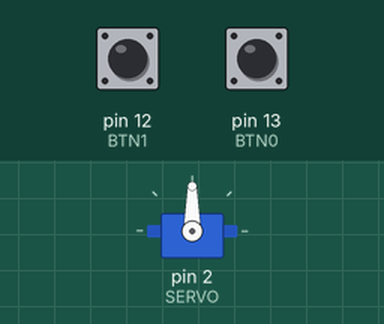
A sketch run on a simulated Arduino Uno, built with avr-gcc and run on an emulated ATmega328P. Shown: servo. The test bench sets the inputs (shaded band); at power-on: pin 12 (BTN1) HIGH, pin 13 (BTN0) HIGH. What the sketch prints to the serial monitor is not drawn.

Above: at 1.2 s.
1.3 s: pin 12 (BTN1) pulled LOW for 0.15 s
At 1.37 s:
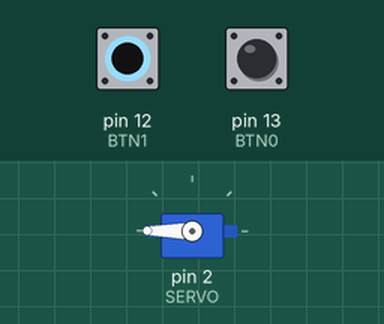
2.9 s: pin 13 (BTN0) pulled LOW for 0.15 s
At 2.97 s:
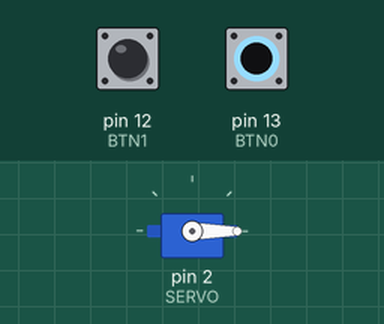
4.5 s: pin 12 (BTN1) pulled LOW for 1 s
At 6.6 s:
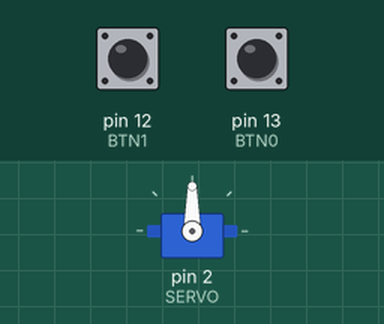
7.0 s: pin 12 (BTN1) pulled LOW for 3.2 s
At 7.7 s:
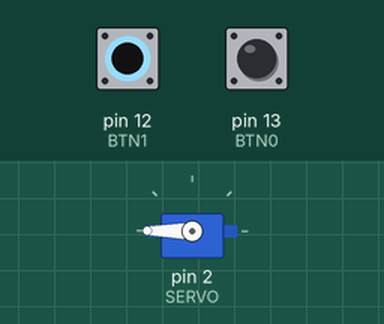
11.7 s: pin 13 (BTN0) pulled LOW for 3.2 s
At 12.5 s:
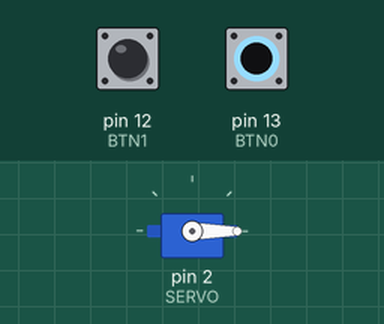
Timing chart, 0 to 16.4 s (numbered marks = the images above; inputs shaded):
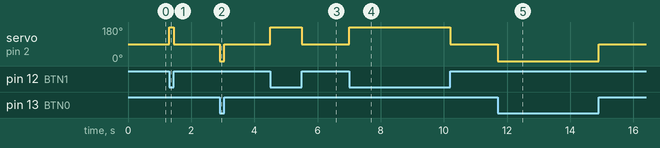

The sketch:

servo.ino
```cpp
/* includes */
#include <Servo.h>

/* defines */
#define BTN0 13
#define BTN1 12
#define SERVO 2

/* global variables */
Servo servo;

void setup() {
    pinMode(BTN0, INPUT_PULLUP);
    pinMode(BTN1, INPUT_PULLUP);
    Serial.begin(9600);
    servo.attach(SERVO);
}

void loop() {
    while (!digitalRead(BTN0)) {
        if (!(millis() % 500)) Serial.print("Spinning (0)");
        servo.write(0);
    }
    while (!digitalRead(BTN1)) {
       if (!(millis() % 500)) Serial.print("Spinning (180)"); // gebe jede 500ms eine statusmeldung aus
       servo.write(180);
    }
    servo.write(90); // servo anhalten
    if (!(millis() % 500)) Serial.print("Stopped.");
}
```

Measured:
- after the input at 1.3 s, servo on pin 2 (SERVO): 90° → 180° at once, → 90° 0.15 s later
- after the input at 2.9 s, servo on pin 2 (SERVO): 90° → 0° at once, → 90° 0.15 s later
- after the input at 4.5 s, servo on pin 2 (SERVO): 90° → 180° at once, → 90° 1.0 s later
- after the input at 7.0 s, servo on pin 2 (SERVO): 90° → 180° at once, → 90° 3.2 s later
- after the input at 11.7 s, servo on pin 2 (SERVO): 90° → 0° at once, → 90° 3.2 s later
